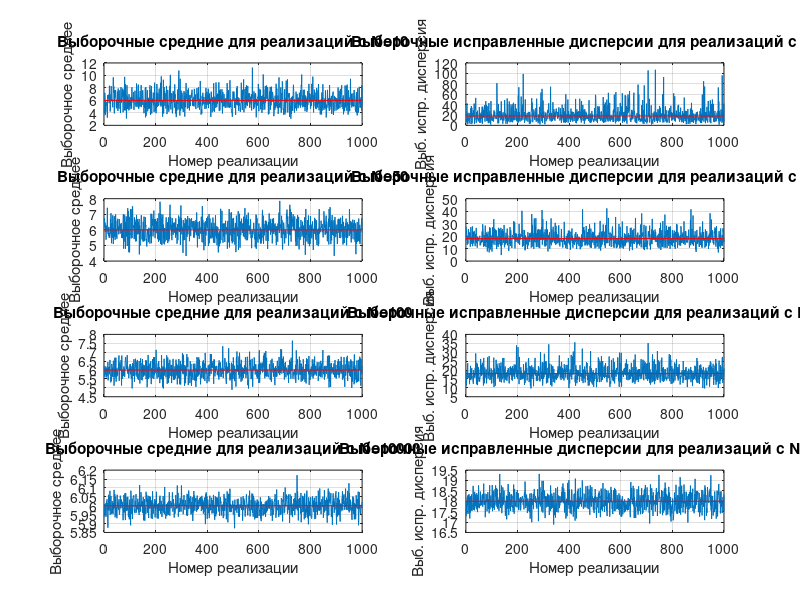

MATLAB code for this plot:
% Гамма распределение a=2 b=3

% 1
% В соответствии с номером варианта, используя генератор псевдослучайных
% чисел, генерировать выборку из заданного непрерывного распределения
% объемом N=10000 с заданными для вашего распределения параметрами

N = 10000;  % Объем выборки
v = gamrnd(2, 3, N, 1);  % Создание вектора длинной N с числами из гамма распределения где a = 2 и b = 3

% 2
% 2.1 С помощью стандартных функций, содержащихся в математическом пакете,
% получить минимальное и максимальное значения выборки, выборочное среднее,
% выборочную дисперсию (исправленную и неисправленную), выборочное
% среднеквадратичное отклонение для исправленной дисперсии

vMin = min(v);  % Получение минимального значения выборки
vMax = max(v);  % Получение максимального значения выборки
vMean = mean(v);  % Получение выборочного среднего
vVar = var(v);  % Получение неисправленной дисперсии выборки
vCorVar = (N / (N - 1)) * vVar;  % Получение исправленной дисперсии выборки
vStd = sqrt(vCorVar);  % Получение среднеквадратичного отклонения исправленной дисперсии

% 2.2 Для заданного теоретического распределения, из которого генерируете
% выборку, письменно в тетради провести расчет математического ожидания и
% дисперсии. Сравнить полученные теоретические результаты с выборочным
% средним и исправленной выборочной дисперсией. Сделать выводы

disp(['Среднее значение: ' num2str(vMean)]);  % Вывод среднего значение
disp(['Относительная погрешность: ' num2str(abs(vMean - 6)/6) '%'])
disp(['Исправленная дисперсия: ' num2str(vCorVar)]);  % Вывод исправленной дисперсии
disp(['Относительная погрешность: ' num2str(abs(vCorVar - 18)/18) '%'])

% Теоретическое вычисление среднего значение дало: 6 (a * b)
% Теоретическое вычисление дисперсии генеральной выборки дало: 18 (a * b^2)

% Вывод: Программа считает значение среднего и дисперсии относительно
% точно и после теста не выдала значение с погрешностью больше 0.5 для
% дисперсии или 0.01 для среднего. 

% 2.3 Проанализировать поведение выборочного среднего и исправленной
% выборочной дисперсии в зависимости от объема выборки. Для этого получить
% следующие графические зависимости:
% Генерировать 1000 выборочных реализаций объемом N = 10. Для каждой из них
% посчитать выборочное среднее и исправленную выборочную дисперсию.
% Построить график зависимости выборочного среднего от номера реализации и
% график зависимости исправленной выборочной дисперсии от номера
% реализации. На первый из них также нанести значение математического
% ожидания, а на второй значение дисперсии, посчитанные по теоретическим
% формулам.

% Далее проделать все то же самое для N = 50, 100, 10000
% Проанализировать полученные графические зависимости и сделать выводы.

figure;  % Создание экрана
nums = [10, 50, 100, 10000];  % Варианты N  

for i = 0:3  % Делаем 4 слоя графиков через for
    en = gamrnd(2, 3, nums(i + 1), 1000);  % Генерируем матрицу из выборок
    evMean = mean(en);  % считаем среднее для всех выборок
    evCorVar = (nums(i + 1) / (nums(i + 1) - 1)) * var(en);  % считаем исправленную дисперсию для всех выборок
    
    subplot(4, 2, i * 2 + 1);  % Выбираем субплоскость
    plot(evMean);  % Создаем ломаную из точек. (x автоматически от 1 до 1000)
    grid on;  % Включаем сетку для наглядности
    title(['Выборочные средние для реализаций с N=' num2str(nums(i + 1))]);  % Подписываем график
    xlabel("Номер реализации");  % Подписываем ось x 
    ylabel("Выборочное среднее");    % Подписываем ось y
    line([0 1000], [6 6], "color", "red");  % Рисуем линию для наглядности разности точек на плоскости с ожидаемым значением
    
    subplot(4, 2, i * 2 + 2);  % Далее аналогично
    plot(evCorVar);
    grid on;
    title(['Выборочные исправленные дисперсии для реализаций с N=' num2str(nums(i + 1))]);
    xlabel("Номер реализации");
    ylabel("Выб. испр. дисперсия");
    line([0 1000], [18 18], "color", "red");
end

clear en;  % Очищаем память
clear evMean;
clear evCorvar;

% Вывод: Чем больше значений в выборке, тем меньше расстояние до среднего
% значения и исправленной дисперсии вычисленных на генеральной выборке

% 2.4 Найти среднее от выборочного среднего и среднее от исправленной
% выборочной дисперсии по 1000 штук выборочных реализаций объемом 10000.
% Сравнить полученные значения с математическим ожиданием и дисперсией того
% распределения, из которого выборка генерировалась.

ev = gamrnd(2, 3, 10000, 1000);  % Создаем матрицу из выборок
eMean = mean(mean(ev));  % Считаем среднее значение средних значений
eVar = mean(10000 / 9999 * var(ev));  % Считаем среднее значение исправленных дисперсий
disp(['Среднее значение: ' num2str(eMean)]);  % Вывод среднего значение
disp(['Относительная погрешность (в сравнении с значением первой выборки): ' num2str(abs(eMean - vMean)/eMean) '%'])
disp(['Исправленная дисперсия: ' num2str(eVar)]);  % Вывод исправленной дисперсии
disp(['Относительная погрешность (в сравнении с значением первой выборки): ' num2str(abs(eVar - vCorVar)/eVar) '%'])

clear ev;
clear eMean;
clear eVar;
